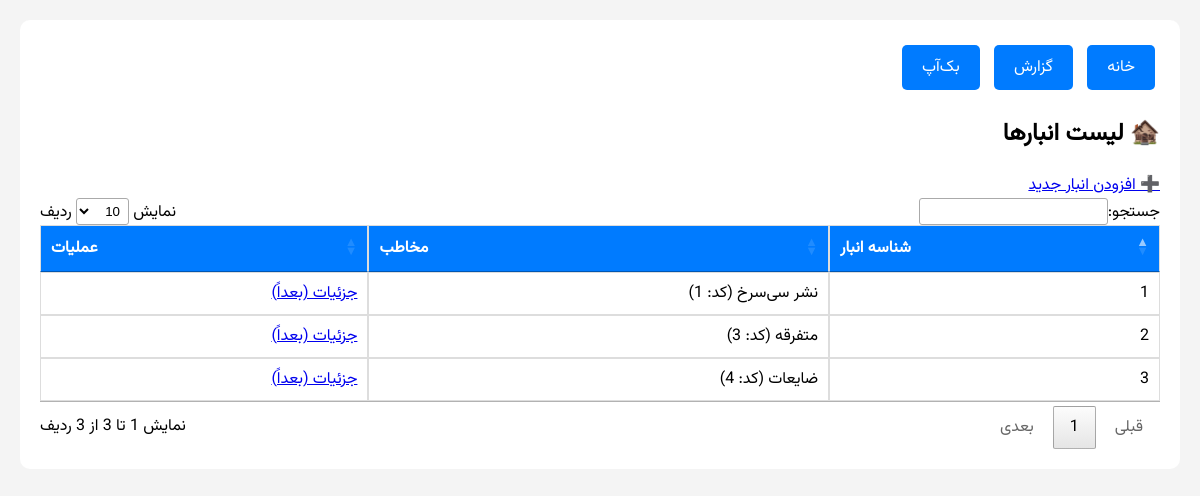
/warehouse/view, run on the app's committed database.
### tables this page shows
CREATE TABLE warehouse (
    id INTEGER PRIMARY KEY AUTOINCREMENT,
    "contact" INTEGER
);

CREATE TABLE contact (
    id INTEGER PRIMARY KEY AUTOINCREMENT,
    "type" INTEGER,
    "name" TEXT,
    "father" TEXT,
    "year" INTEGER,
    "code" TEXT,
    "booklet" TEXT,
    "mobile" TEXT,
    "phone" TEXT,
    "address" TEXT,
    "postal" TEXT,
    "account" TEXT,
    "email" TEXT,
    "balance" INTEGER
);

### core/warehouse.py (the view)
@warehouse_bp.route('/view')
def warehouse_view():
    conn = db_manager.get_connection()
    cursor = conn.cursor()
    cursor.execute('''
        SELECT warehouse.id, warehouse.contact, contact.name as contact_name
        FROM warehouse
        JOIN contact ON warehouse.contact = contact.id
    ''')
    warehouses = cursor.fetchall()
    conn.close()
    return render_template('warehouse_list.html', warehouses=warehouses)

### libraries/database_handler.py (called while the page is built)
    def get_connection(self):
        conn = sqlite3.connect(self.main_db_path)
        conn.row_factory = sqlite3.Row
        return conn

### templates/warehouse_list.html
{% extends "base.html" %}
{% block content %}
<h2>🏚️ لیست انبارها</h2>
<a href="/warehouse/add" class="btn-add">➕ افزودن انبار جدید</a>
<table>
    <thead>
        <tr><th>شناسه انبار</th><th>مخاطب</th><th>عملیات</th></tr>
    </thead>
    <tbody>
        {% for w in warehouses %}
        <tr>
            <td>{{ w.id }}</td>
            <td>{{ w.contact_name }} (کد: {{ w.contact }})</td>
            <td><a href="#">جزئیات (بعداً)</a></td>
        </tr>
        {% else %}
        <tr><td colspan="3">هیچ انباری ثبت نشده است. یک انبار جدید اضافه کنید.</td></tr>
        {% endfor %}
    </tbody>
</table>
{% endblock %}

### static/css/base.css (style rules this page uses)
body { font-family: Vazir, Tahoma, sans-serif; margin: 20px; background: #f4f4f4; }
table { width: 100%; border-collapse: collapse; margin-top: 20px; }
th, td { border: 1px solid #ddd; padding: 8px; text-align: right; }
th { background-color: #007bff; color: white; }

### data on the page
warehouse: id "1", contact_name "نشر سی‌سرخ", contact "1"
warehouse: id "2", contact_name "متفرقه", contact "3"
warehouse: id "3", contact_name "ضایعات", contact "4"
